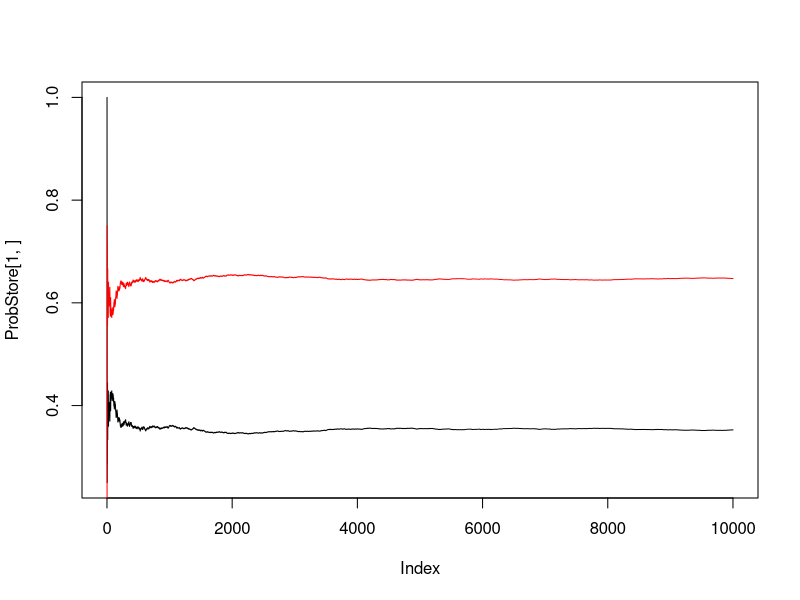
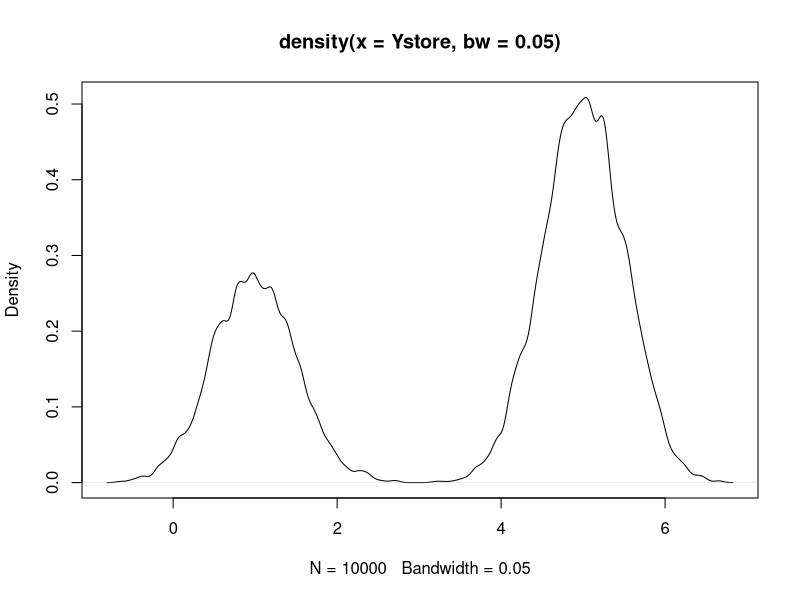
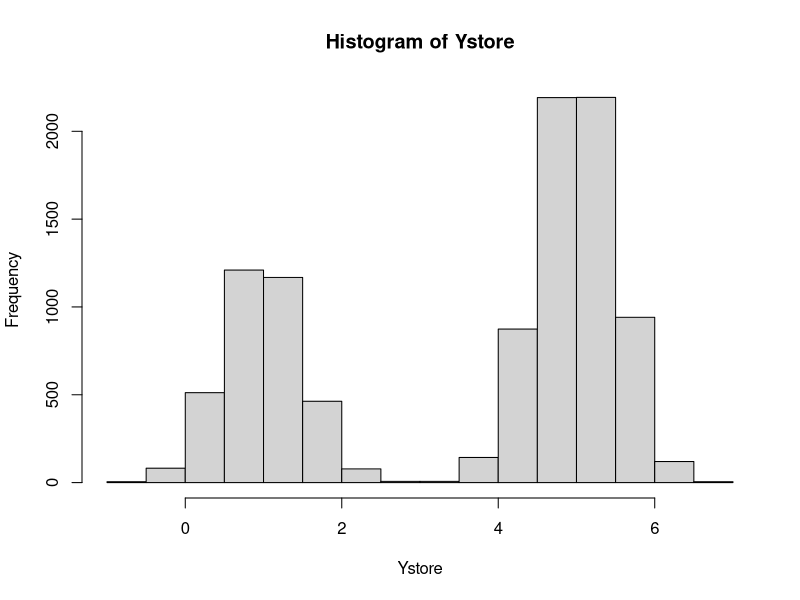
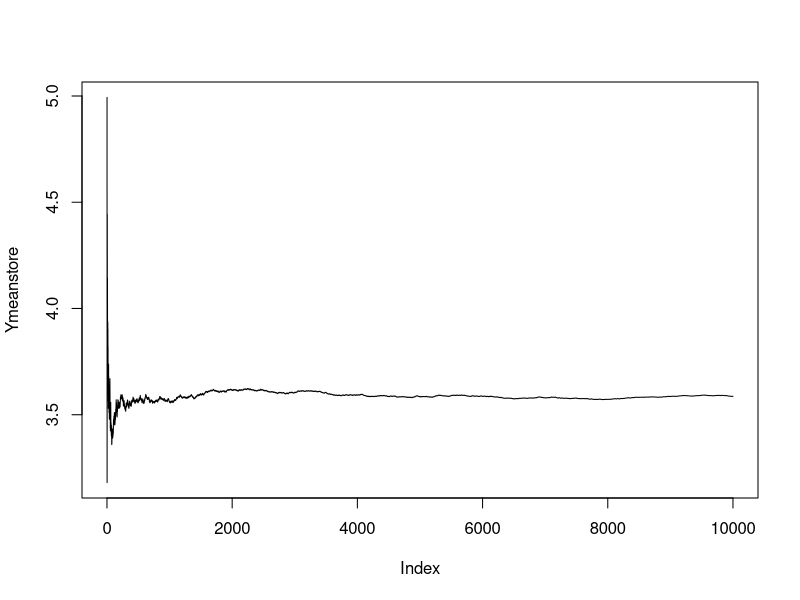
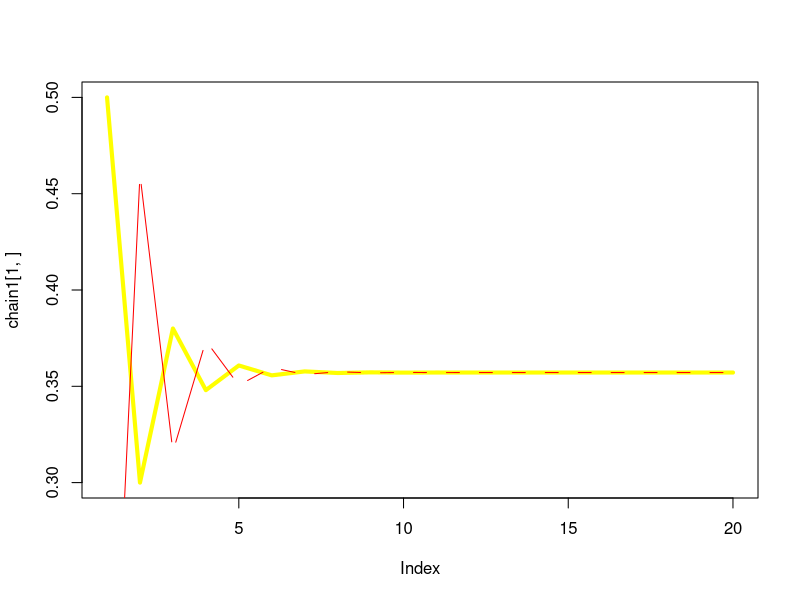
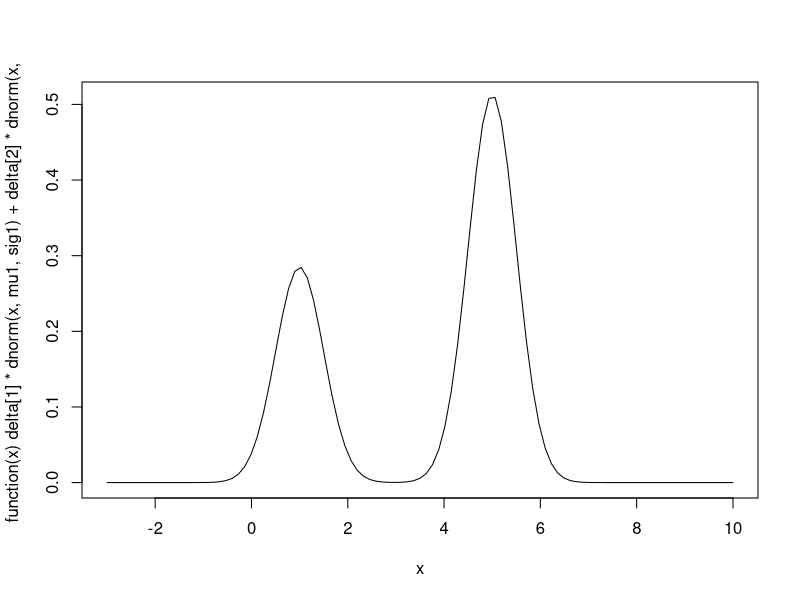

These figures' R source, in order:
## ---- chunk 1
autocorr <- function(mu, sigma, Gamma, k){
  require(expm)
  M <- diag(mu)
  mu <- as.matrix(mu, ncol = 1)
  ident <- diag(nrow(Gamma))
  U <-   matrix(1, nrow = 2, ncol = 2)
  ones <- matrix(1, ncol = 2, nrow = 1)
  A <- ident - Gamma + U
  delta <- ones %*% solve(A)
  Delta <- matrix(c(delta[1], delta[1], delta[2], delta[2]), byrow = T, nrow = 2)
  VarX <- delta[1] * (mu[1]^2 + sigma[1]^2) + (1-delta[1])  * (mu[2]^2 + sigma[2]^2) - (delta%*%mu)^2
 rho <- as.numeric((delta %*% M %*% (Gamma%^%k) %*% mu) - (delta %*%   mu)^2)/as.numeric(VarX) 
  return(rho)
}

# Define Steps ahead
k <- 1
# Define properties of the conditional distributions
mu <- c(1, 5)
sigma <- c(0.5, 2)

# Define transition probabilities
p11 <- 0.1
p12 <- 1-p11

p21 <- 0.5
p22 <- 1-p21

Gamma <- matrix(c(p11, p12, p21, p22), byrow = TRUE, ncol = 2)

autocorr(mu, sigma, Gamma, 1)
## ---- chunk 2


mu1 <- 1
sig1 <- 0.5

mu2 <- 5
sig2 <- 0.5

# Starting value for state (result should be independent)
S <- "b"
# How often should this be done
nsave <- 10000
Sstore <- matrix(NA, nsave)
ProbStore <- matrix(NA, 2, nsave)
Ystore <- matrix(NA,nrow =  nsave, ncol = 1)
Ymeanstore <- matrix(NA, nrow = nsave, ncol = 1)
for (i in 1:nsave){
  if (S == "b"){
    Y <- rnorm(1, mu2, sig2)
    S <- sample(c("a"
                  , "b"), size = 1, prob = c(p21, p22))
  }else if (S == "a"){
    Y <- rnorm(1, mu1, sig1)
    S <- sample(c("a", "b"), size = 1, prob = c(p11, p12))
  }
  
  Ystore[i,1] <- Y
  Sstore[i, ] <- S
  Ymeanstore[i,1] <- sum(Ystore, na.rm = TRUE)/i
  ProbStore[1, i] <- sum(Sstore=="a", na.rm = TRUE)/i
  ProbStore[2, i] <- sum(Sstore=="b", na.rm = TRUE)/i}

plot(ProbStore[1,],type = "l")
lines(ProbStore[2,],type = "l", col = "red")

plot(density(Ystore, bw = 0.05))
hist(Ystore)
plot(Ymeanstore, type = "l")
# Final Probability with 500 burn-in
Sstore <- Sstore[500:nsave,]
sum(Sstore=="a")/(nsave-500)
sum(Sstore=="b")/(nsave-500)

# Theoretical results with transition matrix Gamma
Gamma <- matrix(c(p11, p12, p21, p22), nrow = 2, byrow = TRUE)

ident <- diag(nrow(Gamma))
U <-   matrix(1, nrow = 2, ncol = 2)
ones <- matrix(1, ncol = 2, nrow = 1)
A <- ident - Gamma + U
delta <- ones %*% solve(A)
delta

# Testing for independence of starting point
library(expm)
start1 <- matrix(c(0, 1), nrow = 1)
start2 <- matrix(c(1, 0), nrow = 1)

p11 <- 0.1
p12 <- 1-p11

p21 <- 0.5
p22 <- 1-p21
nahead <- 20
chain1 <- sapply(1:nahead,function(t) start1 %*% (Gamma%^%t))
chain2 <- sapply(1:nahead,function(t) start2 %*% (Gamma%^%t))

plot(chain1[1,], type = "l", lwd = 4, col = "yellow")
lines(chain2[1,], col = "red", type = "c")

## ---- chunk 3
muc <- delta[1] * mu1 + delta[2] * mu2
varc <- delta[1] * (mu[1]^2 + sigma[1]^2) + (1-delta[1])  * (mu[2]^2 + sigma[2]^2) - (delta%*%mu)^2

plot(function(x)delta[1]*dnorm(x,mu1, sig1) + delta[2] * dnorm(x, mu2, sig2), xlim = c(-3, 10))
